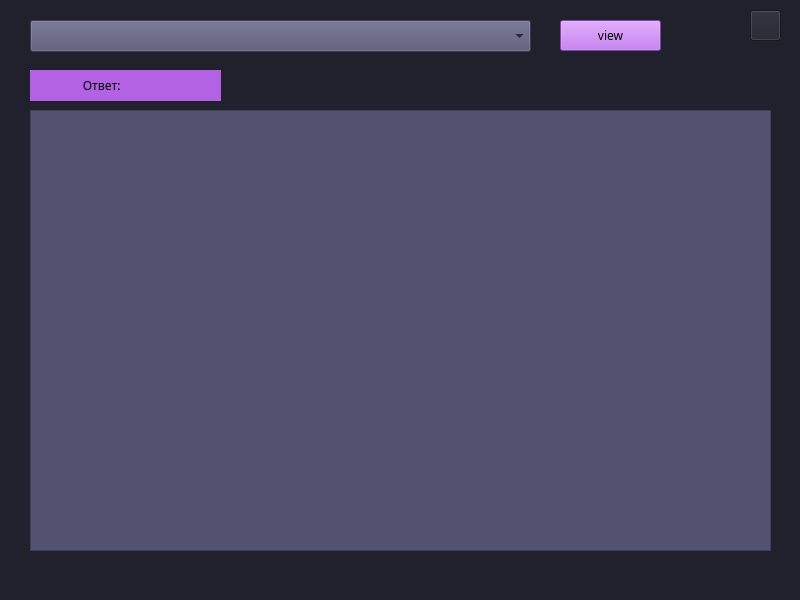
<?xml version="1.0" encoding="UTF-8"?>
<ui version="4.0">
 <class>MainWindow</class>
 <widget class="QMainWindow" name="MainWindow">
  <property name="geometry">
   <rect>
    <x>0</x>
    <y>0</y>
    <width>800</width>
    <height>600</height>
   </rect>
  </property>
  <property name="windowTitle">
   <string>MainWindow</string>
  </property>
  <property name="styleSheet">
   <string notr="true">background-color: rgb(33, 33, 45);</string>
  </property>
  <widget class="QWidget" name="centralwidget">
   <widget class="QPushButton" name="view">
    <property name="geometry">
     <rect>
      <x>560</x>
      <y>20</y>
      <width>101</width>
      <height>31</height>
     </rect>
    </property>
    <property name="font">
     <font>
      <family>Montserrat</family>
     </font>
    </property>
    <property name="styleSheet">
     <string notr="true">background-color: rgb(179, 94, 228);</string>
    </property>
    <property name="text">
     <string>view</string>
    </property>
   </widget>
   <widget class="QLabel" name="label_2">
    <property name="geometry">
     <rect>
      <x>30</x>
      <y>70</y>
      <width>191</width>
      <height>31</height>
     </rect>
    </property>
    <property name="font">
     <font>
      <family>Montserrat</family>
      <weight>50</weight>
      <bold>false</bold>
     </font>
    </property>
    <property name="styleSheet">
     <string notr="true">background-color: rgb(179, 98, 228);</string>
    </property>
    <property name="text">
     <string>                 Ответ:</string>
    </property>
   </widget>
   <widget class="QTableWidget" name="tableWidget">
    <property name="geometry">
     <rect>
      <x>30</x>
      <y>110</y>
      <width>741</width>
      <height>441</height>
     </rect>
    </property>
    <property name="styleSheet">
     <string notr="true">background-color: rgb(83, 82, 113);</string>
    </property>
   </widget>
   <widget class="QComboBox" name="comboBox">
    <property name="geometry">
     <rect>
      <x>30</x>
      <y>20</y>
      <width>501</width>
      <height>32</height>
     </rect>
    </property>
    <property name="styleSheet">
     <string notr="true">background-color: rgb(83, 81, 113);</string>
    </property>
   </widget>
   <widget class="QPushButton" name="close_client_m">
    <property name="geometry">
     <rect>
      <x>750</x>
      <y>10</y>
      <width>31</width>
      <height>31</height>
     </rect>
    </property>
    <property name="text">
     <string/>
    </property>
    <property name="icon">
     <iconset>
      <normaloff>../../Desktop/krest.jpg</normaloff>../../Desktop/krest.jpg</iconset>
    </property>
    <property name="checkable">
     <bool>false</bool>
    </property>
   </widget>
  </widget>
  <widget class="QStatusBar" name="statusbar"/>
 </widget>
 <resources/>
 <connections/>
</ui>
